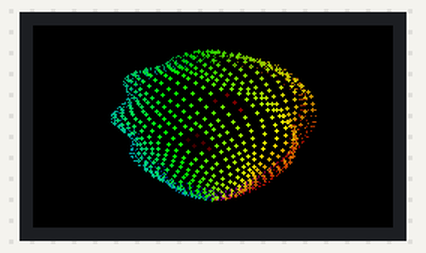
Simulated run of this sketch. Board: ESP32. On the bench: 240×135 colour display.

Above: at 0.47 s.
At 5.14 s:
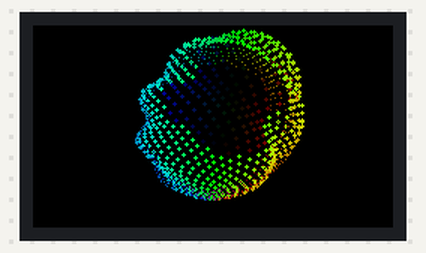
At 10.2 s:
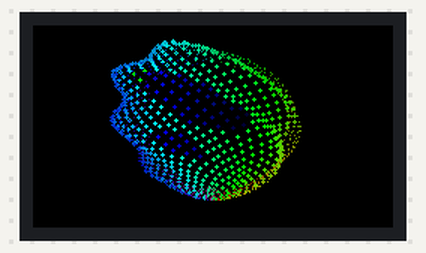
At 19.93 s:
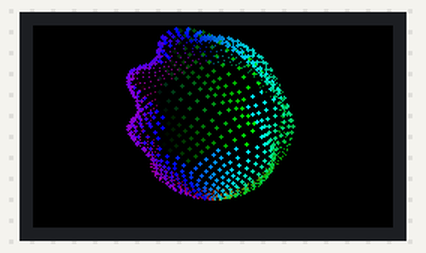
At 29.67 s:
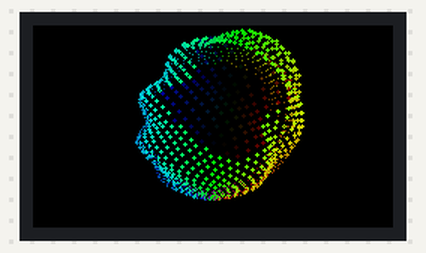
At 39.79 s:
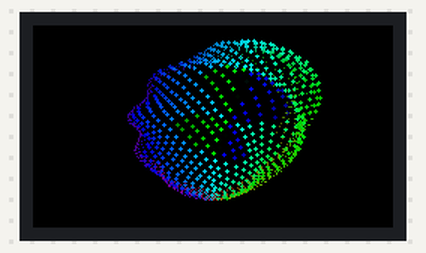

The sketch:

chromatic_dots.ino
```cpp
#include <TFT_eSPI.h>
#include <SPI.h>
#include <math.h>

TFT_eSPI tft = TFT_eSPI();
TFT_eSprite spr = TFT_eSprite(&tft);

#define W 240
#define H 135
#define CX 120
#define CY 67

uint16_t rgb(uint8_t r, uint8_t g, uint8_t b) {
  return tft.color565(r, g, b);
}

uint16_t rainbow(float h, float v=1.0f) {
  h = fmodf(h, 360.0f);
  if (h < 0) h += 360.0f;
  float x = h / 60.0f;
  int s = (int)x;
  float f = x - s;
  float r,g,b;
  switch(s) {
    case 0: r=1; g=f; b=0; break;
    case 1: r=1-f; g=1; b=0; break;
    case 2: r=0; g=1; b=f; break;
    case 3: r=0; g=1-f; b=1; break;
    case 4: r=f; g=0; b=1; break;
    default:r=1; g=0; b=1-f; break;
  }
  return spr.color565((uint8_t)(r*255*v),(uint8_t)(g*255*v),(uint8_t)(b*255*v));
}

void setupDisplay() {
  tft.init();
  tft.setRotation(1);
  tft.fillScreen(TFT_BLACK);
  spr.setColorDepth(16);
  spr.createSprite(W,H);
}

#define DOTS 1800
float tt=0;

void drawDots(){
  spr.fillSprite(TFT_BLACK);
  for(int i=0;i<DOTS;i++){
    float a=(float)i*2.39996323f;
    float z=1.0f-2.0f*((i+0.5f)/DOTS);
    float r=sqrtf(1-z*z);

    // Blob / pear deformation
    float y=z;
    float width=1.0f+0.30f*(1.0f-y);
    float x=r*cosf(a)*width;
    float zz=r*sinf(a);

    // animate surface wave
    float wave=1.0f+0.07f*sinf(a*5+y*10-tt*3);
    x*=wave; zz*=wave;

    float cy=cosf(tt), sy=sinf(tt);
    float xr=x*cy-zz*sy;
    float zr=x*sy+zz*cy;

    float cxr=cosf(0.35f), sxr=sinf(0.35f);
    float yr=y*cxr-zr*sxr;
    float zr2=y*sxr+zr*cxr;

    if(zr2 < -0.25f) continue;

    float pr=1.0f/(1.0f-zr2*.32f);
    int px=CX+(int)(xr*47*pr);
    int py=CY+(int)(yr*47*pr);

    if(px<1||px>=W-1||py<1||py>=H-1) continue;

    float br=0.45f+0.55f*(zr2+0.25f)/1.25f;
    uint16_t c=rainbow(a*57.3f+tt*80,br);

    if(zr2>0.45f) spr.fillCircle(px,py,1,c);
    else spr.drawPixel(px,py,c);
  }
  spr.pushSprite(0,0);
}

void setup(){setupDisplay();}
void loop(){drawDots();tt+=0.025f;if(tt>TWO_PI)tt-=TWO_PI;yield();}
```
